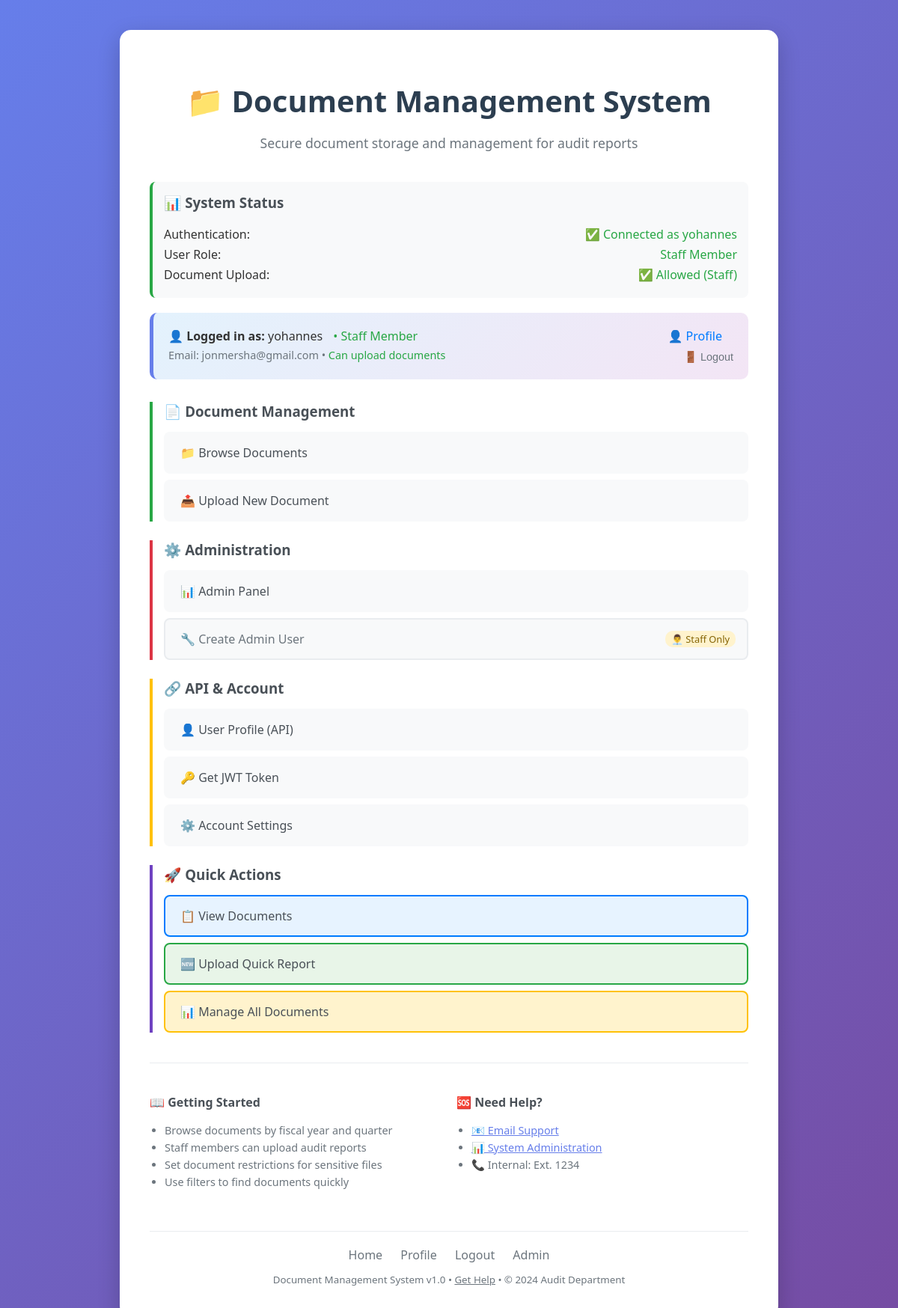
Page / (signed in) on the earlier database version.
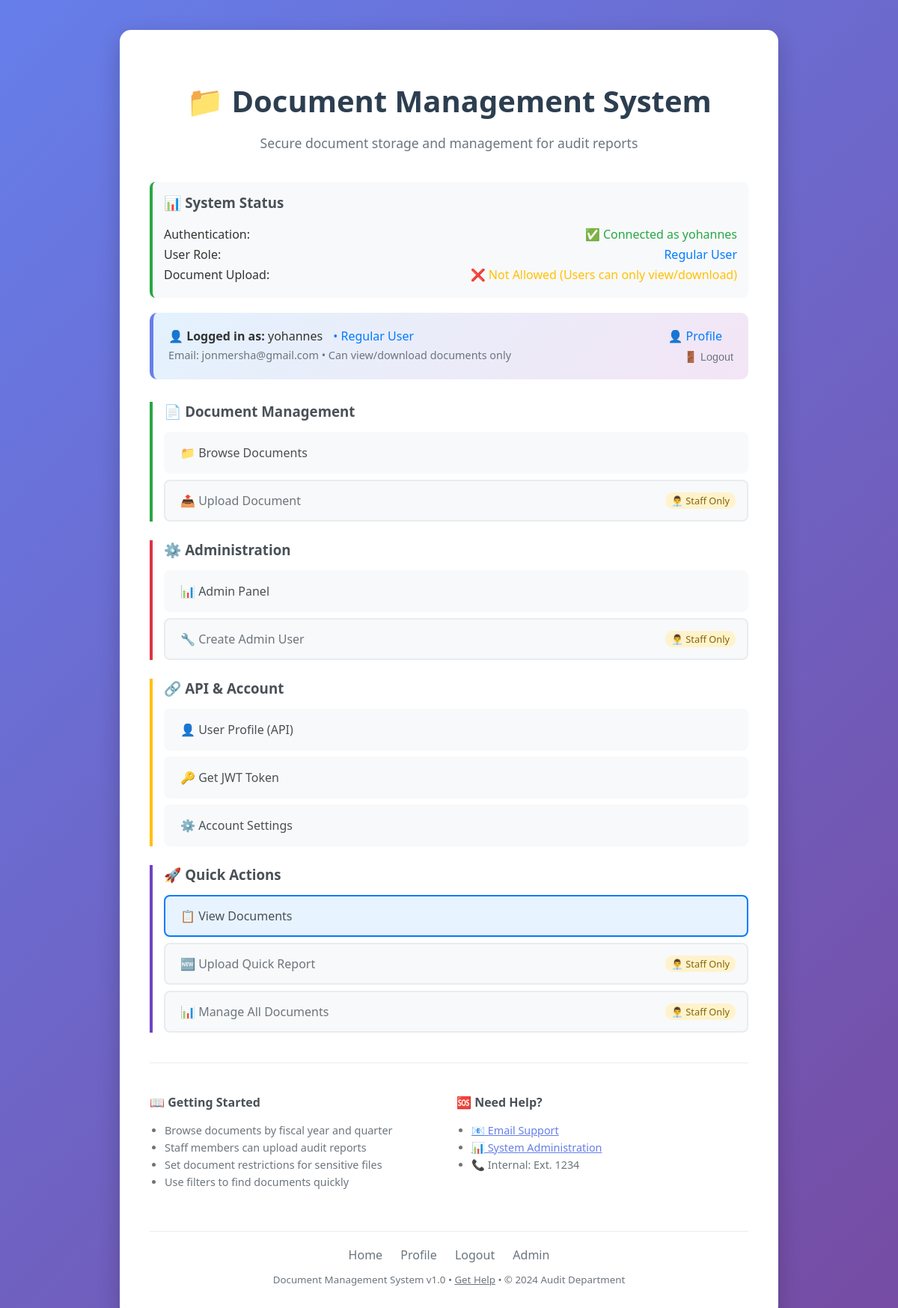
Same page on the later database version.
### templates/home.html (shortened to what the changed rows need)
<!DOCTYPE html>
<html>
<head>
</head>
<body>
    <div class="container">
        <h1>📁 Document Management System</h1>
        <div class="system-status">
            <div class="status-item">
                <span>
                    {% if user.is_superuser %}
                    <span style="color: #dc3545;">Super Administrator</span>
                    {% elif user.is_staff %}
                    <span style="color: #28a745;">Staff Member</span>
                    {% elif user.is_authenticated %}
                    <span style="color: #007bff;">Regular User</span>
                    {% else %}
                    <span style="color: #6c757d;">Guest</span>
                    {% endif %}
                </span>
            </div>
            <div class="status-item">
                <span>
                    {% if user.is_staff %}
                    <span style="color: #28a745;">✅ Allowed (Staff)</span>
                    {% elif user.is_authenticated %}
                    <span style="color: #ffc107;">❌ Not Allowed (Users can only view/download)</span>
                    {% else %}
                    <span style="color: #dc3545;">❌ Login Required</span>
                    {% endif %}
                </span>
            </div>
        </div>
        {% if user.is_authenticated %}
        <div class="user-info">
            <div style="display: flex; justify-content: space-between; align-items: flex-start;">
                <div>
                    <strong>👤 Logged in as:</strong> {{ user.username }}
                    {% if user.is_superuser %}
                    <span style="color: #dc3545; margin-left: 10px;">• Superuser</span>
                    {% elif user.is_staff %}
                    <span style="color: #28a745; margin-left: 10px;">• Staff Member</span>
                    {% else %}
                    <span style="color: #007bff; margin-left: 10px;">• Regular User</span>
                    {% endif %}
                    <div style="margin-top: 5px; color: #6c757d; font-size: 0.9em;">
                        Email: {{ user.email }}
                        {% if user.is_staff %}
                        • <span style="color: #28a745;">Can upload documents</span>
                        {% else %}
                        • <span style="color: #6c757d;">Can view/download documents only</span>
                        {% endif %}
                    </div>
                </div>
            </div>
        </div>
        {% endif %}
        <div class="links">
            <div class="link-group user-links">
                <h3>📄 Document Management</h3>
                {% if user.is_authenticated %}
                <a href="/documents/" class="link-item">📁 Browse Documents</a>
                {% if user.is_staff %}
                <a href="/documents/create/" class="link-item">📤 Upload New Document</a>
                {% else %}
                <div class="link-item disabled-item staff-only">📤 Upload Document</div>
                {% endif %}
                {% else %}
                <a href="{% url 'login' %}?next=/documents/" class="link-item login-required">📁 Browse Documents</a>
                <a href="{% url 'login' %}?next=/documents/create/" class="link-item login-required">📤 Upload Document</a>
                {% endif %}
            </div>
            {% if user.is_authenticated %}
            <div class="link-group" style="border-left: 4px solid #6f42c1; padding-left: 15px;">
                <h3>🚀 Quick Actions</h3>
                <a href="/documents/" class="link-item" style="background: #e7f3ff; border-color: #007bff;">📋 View Documents</a>
                {% if user.is_staff %}
                <a href="/documents/create/" class="link-item" style="background: #e8f5e8; border-color: #28a745;">🆕 Upload Quick Report</a>
                <a href="/admin/documents/document/" class="link-item" style="background: #fff3cd; border-color: #ffc107;">📊 Manage All Documents</a>
                {% else %}
                <div class="link-item disabled-item staff-only">🆕 Upload Quick Report</div>
                <div class="link-item disabled-item staff-only">📊 Manage All Documents</div>
                {% endif %}
            </div>
            {% endif %}
        </div>
    </div>
</body>
</html>

Differences in the rows shown:
changed User "yohannes": is_staff True → False (drawn)
Other differences:
text no longer shown: "Staff Member ✅ Allowed (Staff) • Staff Member Can upload documents 📤 Upload New Document"
text now shown: "Regular User ❌ Not Allowed (Users can only view/download) • Regular User Can view/download documents only 📤 Upload Document"
